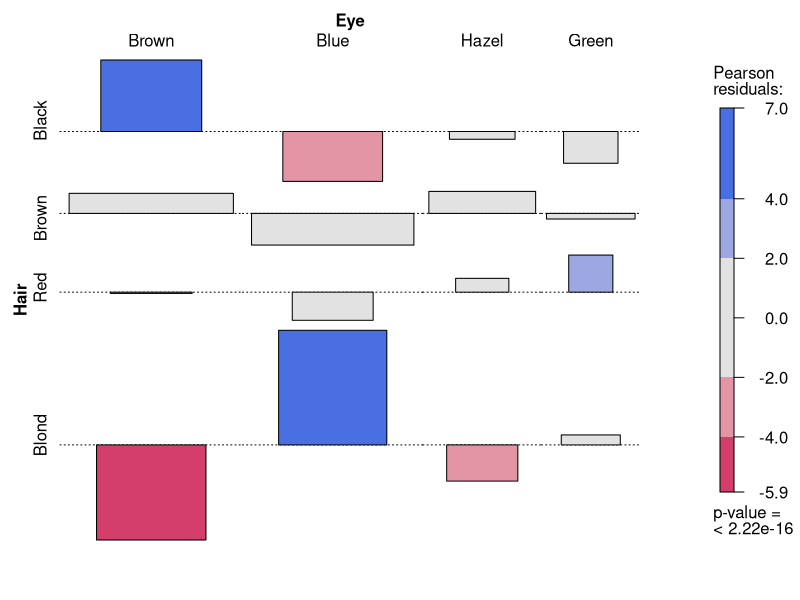
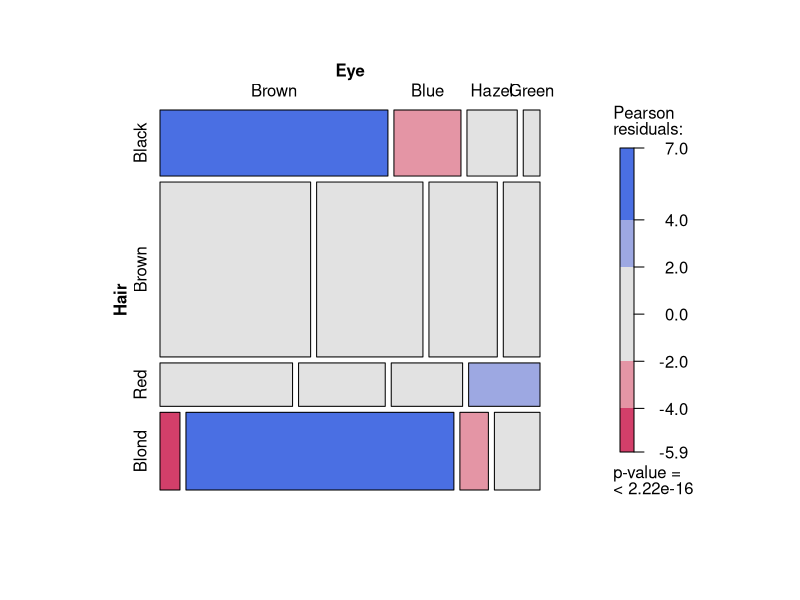
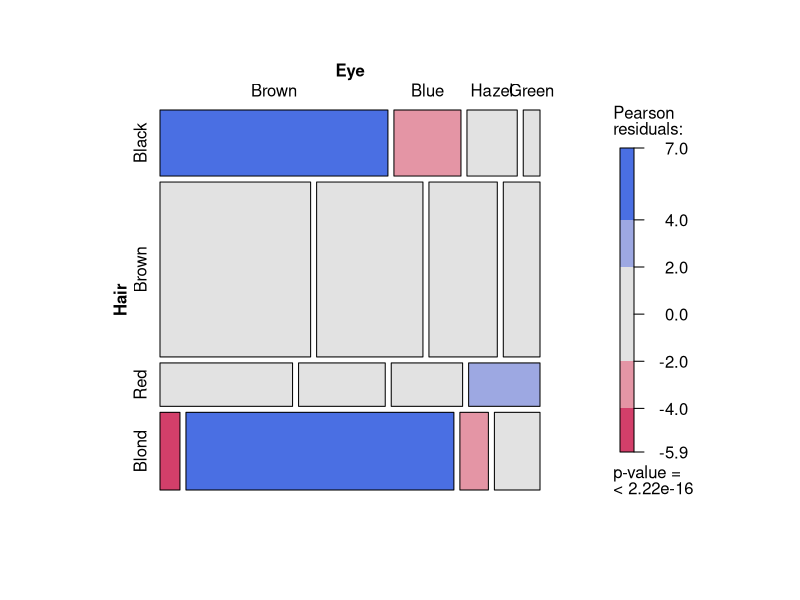
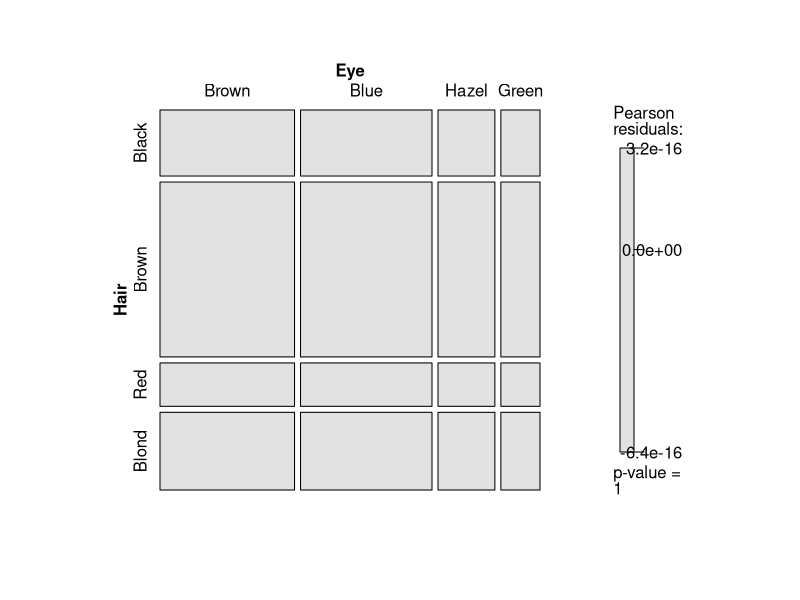

These charts were generated, in order, by the following R code: (Note: this script raises an error after producing the figures.)
## ---- chunk 1
knitr::opts_chunk$set(echo = FALSE)
set.seed(1234)
## ---- chunk 2
library(ca)
HairEye = margin.table(HairEyeColor, c(1, 2)); HairEye
## ---- chunk 3
HairEye = margin.table(HairEyeColor, c(1, 2))
## ---- chunk 4
HairEye
## ---- chunk 5
chisq.test(HairEye)
## ---- chunk 6
library(vcd); assoc(HairEye,shade = TRUE)
## ---- chunk 7
frequency = rowSums(HairEye)
proportions = frequency/sum(frequency)
data.frame(frequency=round(frequency,0),proportions=round(proportions,2))
## ---- chunk 8
HairEye/rowSums(HairEye)
## ---- chunk 9
mosaic(HairEye,shade = TRUE)
## ---- chunk 10
mosaic(HairEye,shade = TRUE)
## ---- chunk 11
mosaic(chisq.test(HairEye)$expected,shade = TRUE)
## ---- chunk 12
knitr::include_graphics("GeometryCorrespondenceAnalysis.JPG")
## ---- chunk 13
library(ca)
ca.res = ca(HairEye); ca.res
## ---- chunk 14
plot(ca.res)
## ---- chunk 15
mosaic(HairEye,shade = TRUE)
